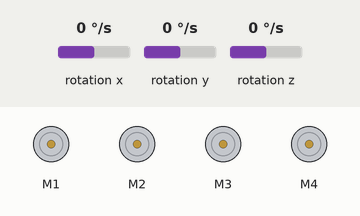
Simulated run of this sketch. Board: Arduino Uno, built with avr-gcc and run on an emulated ATmega328P. On the bench: 4 × DC motor (green arrow = forward, orange = backward, longer = faster). Wiring (inferred from the names in the program): L3G4200D gyroscope at I2C address 0x69. The inputs (shaded band) are chosen by the test bench; at power-on: rotation x 0 °/s, rotation y 0 °/s, rotation z 0 °/s. What the sketch prints to the serial monitor is not drawn.

Above: at 0.1 s.
At 0.7 s:
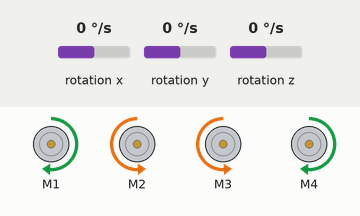
Timing chart, 0 to 2.2 s (numbered marks = the images above):
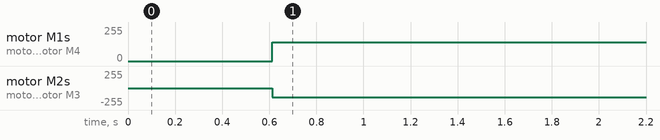

Measured:
- by itself, motor M1, motor M4: stopped → forward 141/255 at 0.61 s
- by itself, motor M2, motor M3: stopped → backward 141/255 at 0.61 s

The sketch:

uno.ino
```cpp
#include <L3G4200D.h>
#include <AFMotor.h>

AF_DCMotor M1(1);                                     //создание объектов мотор
AF_DCMotor M2(2);
AF_DCMotor M3(3);
AF_DCMotor M4(4);
L3G4200D gyro;  //создание гироскопа

float X = 0;                    //переменная для значения с гироскопа
int timeStep=50, sp=200, angle=0;
int M[]={315,225,135,45};


void setup() {
  Serial.begin(9600);
  M1.setSpeed(sp);    //включаем моторы
  M1.run(RELEASE);
  M2.setSpeed(sp);
  M2.run(RELEASE);
  M3.setSpeed(sp);
  M3.run(RELEASE);
  M4.setSpeed(sp);
  M4.run(RELEASE);
  while (!gyro.begin(L3G4200D_SCALE_2000DPS, L3G4200D_DATARATE_400HZ_50)) { // включаем  и калибруем гироскоп
    Serial.println("wait");
    delay(500);
  }
  gyro.calibrate(100);
}


void loop(){
  unsigned long timer=millis();
  GyroUpdate();
  int b=X;
  for(int i = 0; i<4; i++){
    runMotor(i, constrain(sp * cos(PI * (angle - M[i]) / 180), -255, 255));
  }
  Serial.println(X);
  delay(timeStep-(millis()-timer));
//
}


void GyroUpdate(){
  Vector norm = gyro.readNormalize();
  bool a = (abs(norm.ZAxis * timeStep / 1000) > 0.05);
  X += norm.ZAxis * timeStep / 1000 * a;
}

void runMotor(int num, int speed){
  switch (num) {
    case 0:
        M1.setSpeed(abs(speed));
        if (speed == 0) M1.run(RELEASE); //絘
        else {
          if (speed < 0) M1.run(BACKWARD);
          else M1.run(FORWARD);
        }
    case 1:
        M2.setSpeed(abs(speed));
        if (speed == 0) M2.run(RELEASE); //絘
        else {
          if (speed < 0) M2.run(BACKWARD);
          else M2.run(FORWARD);
        }
    case 2:
        M3.setSpeed(abs(speed));
        if (speed == 0) M3.run(RELEASE); //絘
        else {
          if (speed < 0) M3.run(BACKWARD);
          else M3.run(FORWARD);
        }
    case 3:
        M4.setSpeed(abs(speed));
        if (speed == 0)M4.run(RELEASE); //絘
        else {
          if (speed < 0)M4.run(BACKWARD);
          else M4.run(FORWARD);
        }
  }
}
```
